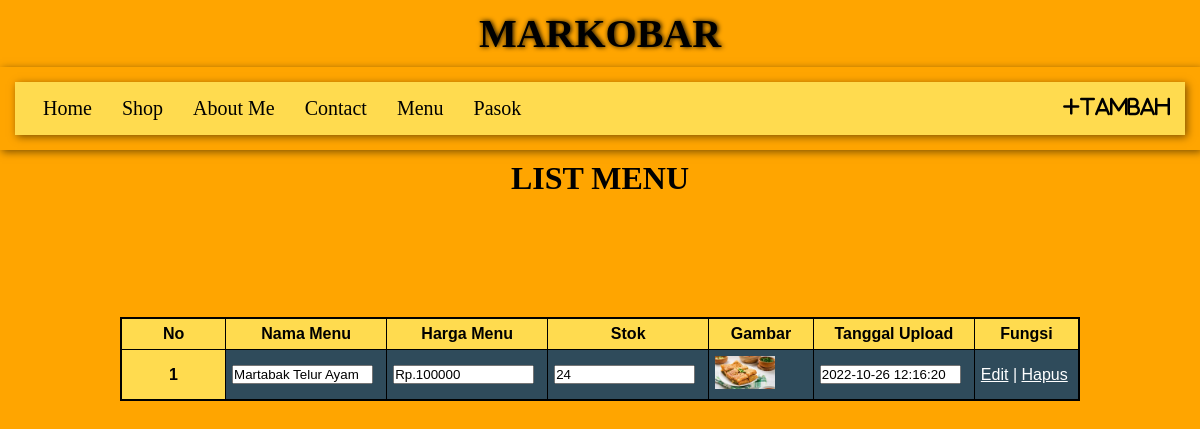
Screenshot of /Posttest6/menu/view.php with the database file from the repository.
### tables this page shows
CREATE TABLE `images` (
  `id` int(11) NOT NULL,
  `id_menu` int(11) NOT NULL,
  `nama_gambar` varchar(64) NOT NULL,
  `upload_on` timestamp NOT NULL DEFAULT current_timestamp() ON UPDATE current_timestamp(),
  `file` varchar(64) NOT NULL
);

CREATE TABLE `menu` (
  `id_menu` int(11) NOT NULL,
  `nama_menu` varchar(32) NOT NULL,
  `harga_menu` float NOT NULL,
  `stok` int(11) NOT NULL
);

### Posttest6/menu/view.php (the view, shortened to what this page needs)
<?php
    include "../menu_utama.php";
?>
<!DOCTYPE html>
<html lang="en">
<head>
 <form method="post">
</head>
<body class="body">
    <form action="" method="POST">
        <h3 align="center">LIST MENU</h3>
        <table align="center" border="0" class="table">
            <tr>
                <th>No</th>
                <th>Nama Menu</th>
                <th>Harga Menu</th>
                <th>Stok</th>
                <th>Gambar</th>
                <th>Tanggal Upload</th>
                <th>Fungsi</th>
            </tr>
                <?php
                    $no = 1;
                    $tableBarang = mysqli_query($connect, "SELECT * FROM menu INNER JOIN images ON menu.id_menu = images.id_menu");
                    while($rowBarang = mysqli_fetch_array($tableBarang)){
                ?>
            <tr>
                <th><?= $no++ ?></th>
                <td><input type="text" size="15" readonly value="<?= $rowBarang['nama_menu'] ?>"></td>
                <td><input type="text" size="15" readonly value="Rp.<?= $rowBarang['harga_menu'] ?>"></td>
                <td><input type="text" size="15" readonly value="<?= $rowBarang['stok'] ?>"></td>
                <td><img width="60px" src="../img/<?=$rowBarang['file']?>" alt="<?=$rowBarang['file']?>"></td>
                <td><input type="text" size="15" readonly value="<?= $rowBarang['upload_on'] ?>"></td>
                <td><a href="update.php?id=<?= $rowBarang['id_menu']?>">Edit</a> | <a href="delete.php?id=<?= $rowBarang['id_menu'] ?>">Hapus</a></td>
            </tr>
                <?php }?>
        </table>
        </form>
    <br>
    <br>
</body>
</html>

### Posttest6/menu_utama.php (style rules this page uses)
* { box-sizing: border-box; }
body { background-color: orange; background-size: 100% 100%; margin: 0px; }

### Posttest6/menu/view.php (style rules this page uses)
* { margin: 0; padding: 0; }
h3 { padding-top: 10px; font-size: 32px; }
table th { text-align: center; background-color: #ffdb4f; color: black; }
table { font-family: "Trebuchet MS", Arial, Helvetica, sans-serif; border-collapse: collapse; width: 80%; margin-top: 10%; margin-left: auto; margin-right: auto; border: 2px solid black; }
table td, table th { border: 1px solid black; padding: 6px; width: 100px; }
table tr td a { color: white; }
table tr:nth-child(even) { background-color: #2f4b5b; color: white; }
table tr:nth-child(odd) { background-color: #2f4b5b; color: white; }

### rows the page displays
images: id_menu.nama_menu "Martabak Telur Ayam", id_menu.harga_menu "Rp.100000", id_menu.stok "24", file (picture), upload_on "2022-10-26 12:16:20"
